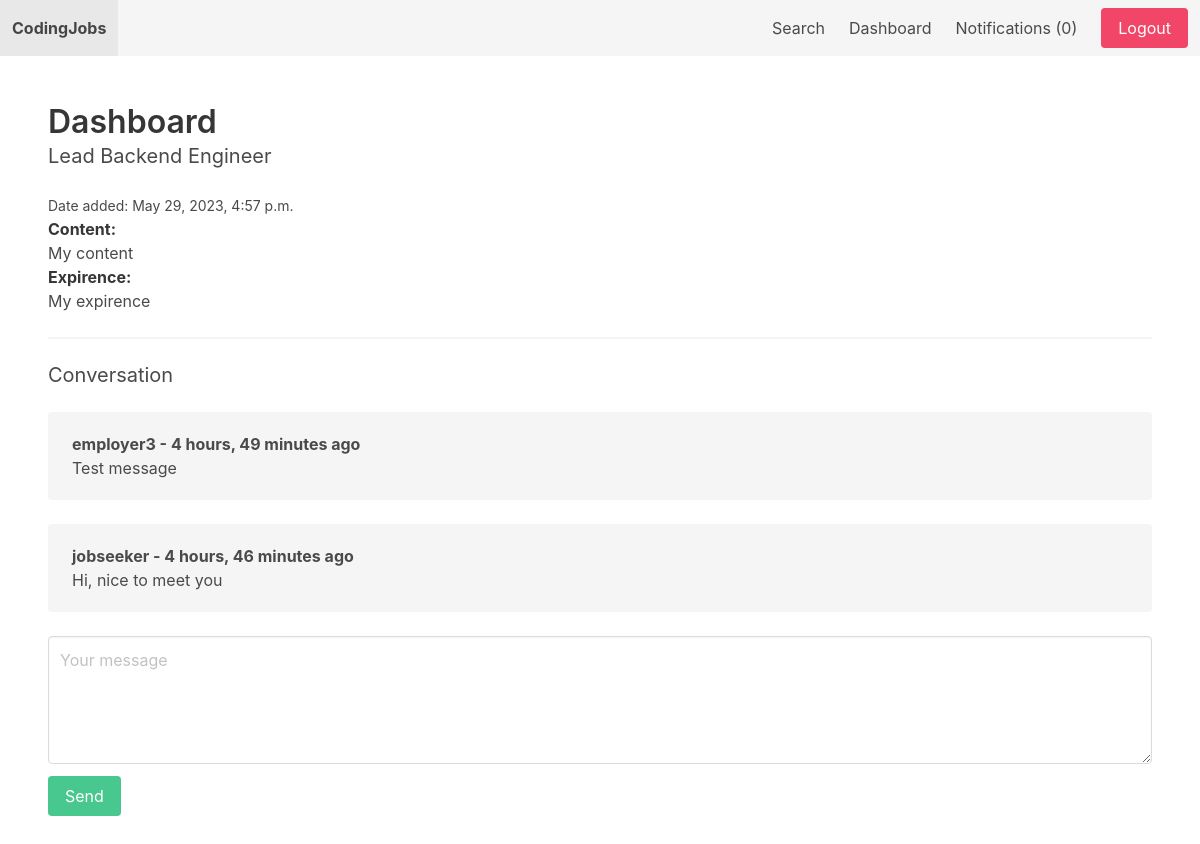
The app's page /view_application/applications/1/ (signed in) with its own data.
### apps/job/models.py (models this page shows, shortened)
class Application(models.Model):
    job = models.ForeignKey(Job, related_name='applications', on_delete=models.CASCADE)
    content = models.TextField()
    expirence = models.TextField()
    created_by = models.ForeignKey(User, related_name='applications', on_delete=models.CASCADE)
    created_at = models.DateTimeField(auto_now_add=True)

class Job(models.Model):
    SIZE_1_9 = 'size_1_9'
    SIZE_10_49 = 'size_10_49'
    SIZE_50_99 = 'size_50_99'
    SIZE_100 = 'size_100'
    CHOICES_SIZE = (
        (SIZE_1_9, '1-9'),
        (SIZE_10_49, '10-49'),
        (SIZE_50_99, '50-99'),
        (SIZE_100, '100+'),
    )
    ACTIVE = 'active'
    EMPLOYED = 'employed'
    ARCHIVED = 'archived'
    CHOICES_STATUS = (
        (ACTIVE, 'Active'),
        (EMPLOYED, 'Employed'),
        (ARCHIVED, 'Archived')
    )
    title = models.CharField(max_length=255)
    short_description = models.TextField()
    long_description = models.TextField(blank=True, null=True)
    company_name = models.CharField(max_length=255)
    company_address = models.CharField(max_length=255, blank=True, null=True)
    company_zipcode = models.CharField(max_length=255, blank=True, null=True)
    company_place = models.CharField(max_length=255, blank=True, null=True)
    company_country = models.CharField(max_length=255, blank=True, null=True)
    company_size = models.CharField(max_length=20, choices=CHOICES_SIZE, default=SIZE_1_9)
    created_by = models.ForeignKey(User, related_name='jobs', on_delete=models.CASCADE)
    created_at = models.DateTimeField(auto_now_add=True)
    changed_at = models.DateTimeField(auto_now=True)
    status = models.CharField(max_length=20, choices=CHOICES_STATUS, default=ACTIVE)

### apps/userprofile/models.py (models this page shows)
class ConversationMessage(models.Model):
    application = models.ForeignKey(Application, related_name='conversationmessages', on_delete=models.CASCADE)
    content = models.TextField()
    created_by = models.ForeignKey(User, related_name='conversationmessages', on_delete=models.CASCADE)
    created_at = models.DateTimeField(auto_now_add=True)
    class Meta:
        ordering = ['created_at']

### apps/userprofile/views.py (the view, shortened to what this page needs)
# urls.py: path('applications/<int:application_id>/', view_application, name='view_application'),
@login_required
def view_application(request, application_id):
    if request.user.userprofile.is_employer:
        application = get_object_or_404(Application, pk=application_id, job__created_by=request.user)
    else:
        application = get_object_or_404(Application, pk=application_id, created_by=request.user)
    return render(request, 'userprofile/view_application.html', {'application': application, 'userprofile': request.user.userprofile})

### apps/notification/context_processors.py (called while the page is built)
def notifications(request):
    if request.user.is_authenticated:
        return {'notifications': request.user.notifications.filter(is_read=False)}
    else:
        return{'notifications': []}

### apps/userprofile/templates/userprofile/view_application.html (shortened to what this page needs)
{% extends 'core/base.html' %}
{% block content %}
    <h1 class="title">Dashboard</h1>
    <h2 class="subtitle">{{ application.job.title }}</h2>
    <small>Date added: {{ application.created_at }}</small>
    <p><strong>Content: </strong><br>{{ application.content }}</p>
    <p><strong>Expirence: </strong><br>{{ application.expirence }}</p>
    <hr>
    <h2 class="subtitle">Conversation</h2>
    {% for message in application.conversationmessages.all %}
        <div class="notification">
            <b>{{ message.created_by.username }} - {{ message.created_at|timesince }} ago</b><br>
            {{ message.content }}
        </div>
    {% empty %}
        <p>No messages yet.</p>
        <hr>
    {% endfor %}
    <form method="post" action=".">
        <div class="field">
            <div class="control">
                <textarea class="textarea" placeholder="Your message" name="content" id="id_content"></textarea>
            </div>
        </div>
        <div class="field">
            <div class="control">
                <button class="button is-success">Send</button>
            </div>
        </div>
    </form>
{% endblock %}

### records on screen
Application: job "Lead Backend Engineer", created_at "May 29, 2023, 4:57 p.m.", content "My content", expirence "My expirence"
ConversationMessage: created_by.username "employer3", created_at "4 hours, 49 minutes", content "Test message"
ConversationMessage: created_by.username "jobseeker", created_at "4 hours, 46 minutes", content "Hi, nice to meet you"

### other values on screen
{{ notifications.count }} "0"
